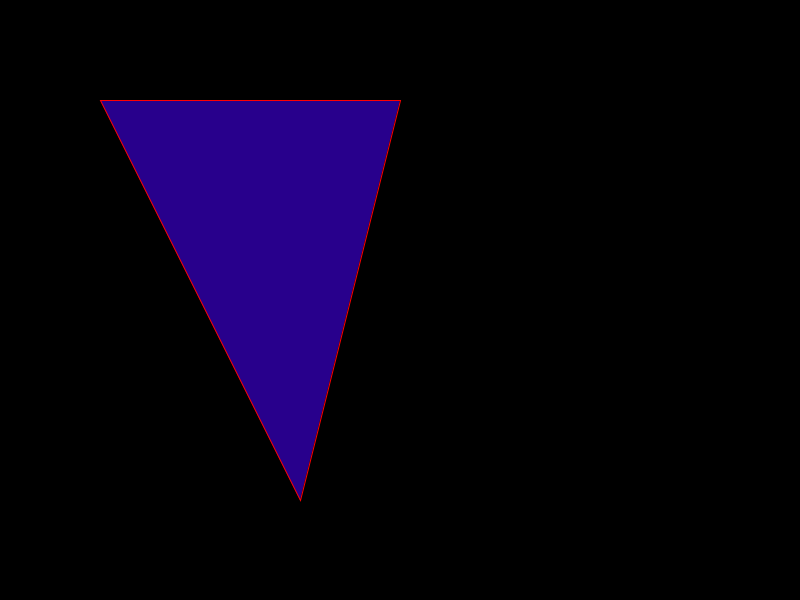
Frame 1 (no input)
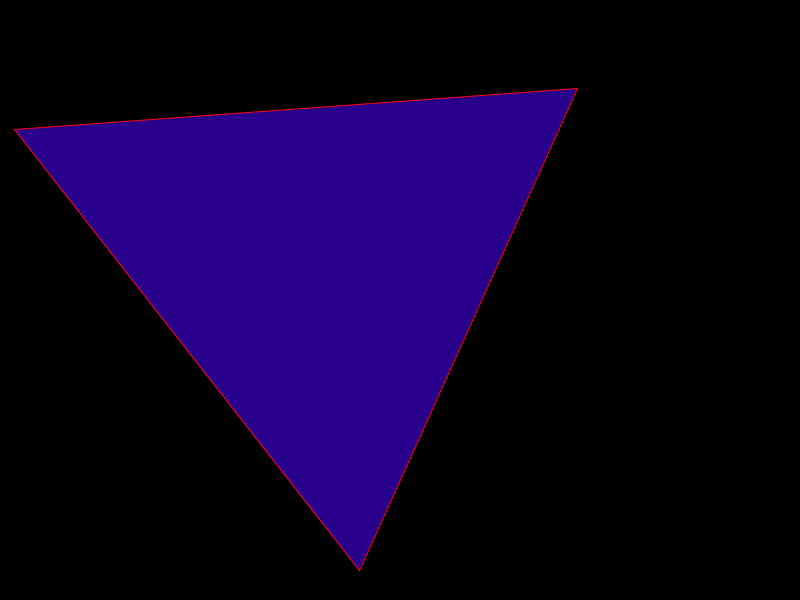
Frame 60 (the mouse pressed at the canvas centre just before this capture)
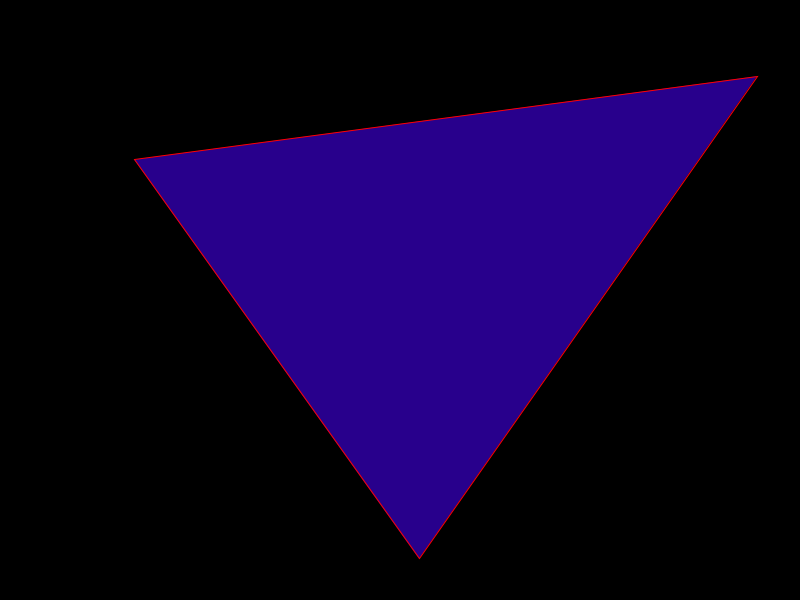
Frame 120 (the mouse held since frame 60 and released just before this capture)

The Processing sketch that drew these frames (run headless with seeded random() and noise(); from frame 60 on, the mouse is pressed at the canvas centre):

// Processing sketch: animatedTriangle
// ── animatedTriangle.pde
void setup() {
  size(800, 600);    
  stroke(255,0,0);
  fill(40,0,140); 
}

float[] x = {100, 400, 300};
float[] y = {100, 100, 500};
float[] dx = {-2, +3, +1};
float[] dy = {+.5, -.2, +1.2};
void draw() {
  background(0);
  triangle(x[0],y[0],x[1],y[1],x[2],y[2]);
  for (int i = 0; i < x.length; i++) {
    x[i] += dx[i];
    if (x[i] < 0 || x[i] > width)
      dx[i] = -dx[i];
    y[i] += dy[i];
    if (y[i] < 0 || y[i] > height)
      dy[i] = -dy[i];
  }
}
